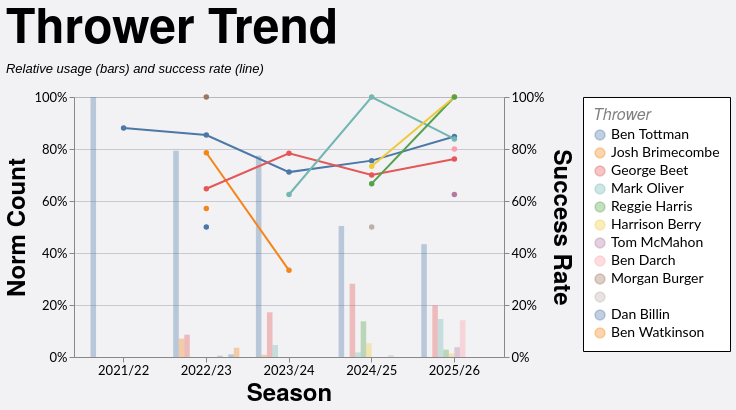

Vega-Lite specification stored for this chart:
### Vega-Lite specification from a JSON file in a GitHub repository (floating-point values rounded to 4 significant figures; data arrays with more than 128 entries replaced by an {"elided": "..."} marker saying what was removed)
{"config": {"axis": {"labelFont": "Lato, sans-serif", "titleFont": "PT Sans Narrow, Helvetica Neue, Helvetica, Arial, sans-serif", "labelFontSize": 13, "titleFontSize": 24, "gridColor": "#202947", "gridOpacity": 0.2}, "header": {"labelFont": "PT Sans Narrow, Helvetica Neue, Helvetica, Arial, sans-serif", "titleFont": "PT Sans Narrow, Helvetica Neue, Helvetica, Arial, sans-serif", "labelFontSize": 24, "titleFontSize": 28, "labelFontWeight": "bold", "orient": "left"}, "legend": {"labelFont": "Lato, sans-serif", "titleFont": "PT Sans Narrow, Helvetica Neue, Helvetica, Arial, sans-serif", "labelFontSize": 14, "titleFontSize": 16, "titlePadding": 5, "fillColor": "white", "strokeColor": "black", "padding": 10, "titleFontWeight": "lighter", "titleFontStyle": "italic", "titleColor": "gray", "offset": 10}, "title": {"font": "PT Sans Narrow, Helvetica Neue, Helvetica, Arial, sans-serif", "fontSize": 48, "fontWeight": "bold", "anchor": "start", "align": "center", "titlePadding": 20, "subtitlePadding": 10, "subtitleFontSize": 13, "subtitleColor": "", "subtitleFontStyle": "italic", "offset": 15, "color": "black"}, "axisX": {"labelAngle": 0}, "facet": {"title": null, "header": null, "align": {"row": "each", "column": "each"}}, "resolve": {"scale": {"y": "independent", "facet": "independent"}}, "background": "#f2f1f4"}, "layer": [{"mark": {"type": "bar", "opacity": 0.35}, "encoding": {"color": {"field": "thrower", "sort": null, "title": "Thrower", "type": "nominal"}, "tooltip": [{"field": "season", "title": "Season", "type": "nominal"}, {"field": "thrower", "title": "Thrower", "type": "nominal"}, {"field": "won", "format": ",.0f", "title": "Won", "type": "quantitative"}, {"field": "attempts", "format": ",.0f", "title": "Attempts", "type": "quantitative"}, {"field": "norm_count", "format": ".1%", "title": "Norm Count", "type": "quantitative"}, {"field": "success_rate", "format": ".1%", "title": "Success Rate", "type": "quantitative"}], "x": {"field": "season", "sort": ["2021/22", "2022/23", "2023/24", "2024/25", "2025/26"], "title": "Season", "type": "nominal"}, "xOffset": {"field": "thrower", "sort": null, "type": "nominal"}, "y": {"axis": {"format": "%", "orient": "left"}, "field": "norm_count", "scale": {"domain": [0, 1]}, "title": "Norm Count", "type": "quantitative"}}, "transform": [{"filter": "(loSquad == 'All' || datum.squad == loSquad) && (loGameType == 'All' || (loGameType == 'League + Cup' && (datum.game_type == 'League' || datum.game_type == 'Cup')) || (loGameType == 'League only' && datum.game_type == 'League') || datum.game_type == loGameType) && (loOpposition == 'All' || datum.opposition == loOpposition) && (loThrower == 'All' || datum.thrower == loThrower) && (loJumper == 'All' || datum.jumper == loJumper) && (loArea == 'All' || datum.area == loArea) && (loNumbers == 'All' || datum.numbers == loNumbers) && (loCallType == 'All' || datum.call_type == loCallType)"}, {"aggregate": [{"op": "count", "as": "attempts"}, {"op": "sum", "field": "won", "as": "won"}], "groupby": ["season", "thrower"]}, {"joinaggregate": [{"op": "sum", "field": "attempts", "as": "season_attempts"}], "groupby": ["season"]}, {"calculate": "datum.attempts / datum.season_attempts", "as": "norm_count"}, {"calculate": "datum.won / datum.attempts", "as": "success_rate"}]}, {"mark": {"type": "line", "point": true, "strokeWidth": 2}, "encoding": {"color": {"field": "thrower", "sort": null, "title": "Thrower", "type": "nominal"}, "detail": {"field": "thrower", "type": "nominal"}, "tooltip": [{"field": "season", "title": "Season", "type": "nominal"}, {"field": "thrower", "title": "Thrower", "type": "nominal"}, {"field": "won", "format": ",.0f", "title": "Won", "type": "quantitative"}, {"field": "attempts", "format": ",.0f", "title": "Attempts", "type": "quantitative"}, {"field": "norm_count", "format": ".1%", "title": "Norm Count", "type": "quantitative"}, {"field": "success_rate", "format": ".1%", "title": "Success Rate", "type": "quantitative"}], "x": {"field": "season", "sort": ["2021/22", "2022/23", "2023/24", "2024/25", "2025/26"], "title": "Season", "type": "nominal"}, "y": {"axis": {"format": "%", "orient": "right"}, "field": "success_rate", "scale": {"domain": [0, 1]}, "title": "Success Rate", "type": "quantitative"}}, "transform": [{"filter": "(loSquad == 'All' || datum.squad == loSquad) && (loGameType == 'All' || (loGameType == 'League + Cup' && (datum.game_type == 'League' || datum.game_type == 'Cup')) || (loGameType == 'League only' && datum.game_type == 'League') || datum.game_type == loGameType) && (loOpposition == 'All' || datum.opposition == loOpposition) && (loThrower == 'All' || datum.thrower == loThrower) && (loJumper == 'All' || datum.jumper == loJumper) && (loArea == 'All' || datum.area == loArea) && (loNumbers == 'All' || datum.numbers == loNumbers) && (loCallType == 'All' || datum.call_type == loCallType)"}, {"aggregate": [{"op": "count", "as": "attempts"}, {"op": "sum", "field": "won", "as": "won"}], "groupby": ["season", "thrower"]}, {"joinaggregate": [{"op": "sum", "field": "attempts", "as": "season_attempts"}], "groupby": ["season"]}, {"calculate": "datum.attempts / datum.season_attempts", "as": "norm_count"}, {"calculate": "datum.won / datum.attempts", "as": "success_rate"}]}], "data": {"name": "data-1b909dd81513f248a4611f686a65e28d"}, "height": 260, "params": [{"name": "loSquad", "value": "All"}, {"name": "loSeason", "value": "All"}, {"name": "loGameType", "value": "All"}, {"name": "loOpposition", "value": "All"}, {"name": "loThrower", "value": "All"}, {"name": "loJumper", "value": "All"}, {"name": "loArea", "value": "All"}, {"name": "loNumbers", "value": "All"}, {"name": "loCallType", "value": "All"}], "resolve": {"scale": {"y": "independent"}}, "title": {"text": "Thrower Trend", "subtitle": "Relative usage (bars) and success rate (line)"}, "width": 430, "$schema": "https://vega.github.io/schema/vega-lite/v5.20.1.json", "datasets": {"data-1b909dd81513f248a4611f686a65e28d": {"elided": "1152 records"}}}
